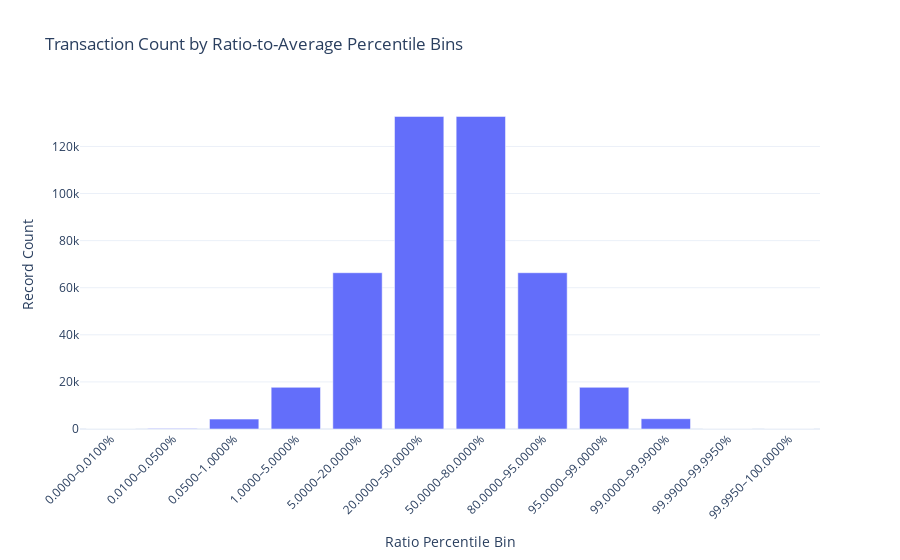

Notebook code for this chart:
### Markdown cell above
Interestingly there are some transactions that have a very high and very low ratio of transaction amount to the average transaction amount for that merchant and MCC code. This could indicate potential anomalies or unusual spending patterns.

### Code cell
# Define your percentiles
percentiles = [0, 0.0001, 0.0005, 0.01, 0.05, 0.2, 0.5, 0.8, 0.95, 0.99, 0.9999, 0.99995, 1.0]

# Generate human-readable bin labels
bin_labels = [
    f"{percentiles[i]*100:.4f}–{percentiles[i+1]*100:.4f}%"
    for i in range(len(percentiles) - 1)
]

# Create the binned variable on df1
df1['ratio_bin'] = pd.qcut(
    df1['ratio_to_vendor_mcc_avg'],
    q=percentiles,
    labels=bin_labels
)

# Count number of records in each bin
bin_counts = (
    df1['ratio_bin']
    .value_counts()
    .sort_index()
    .reset_index(name='count')
    .rename(columns={'index': 'ratio_bin'})
)

# Plot with Plotly
fig = px.bar(
    bin_counts,
    x='ratio_bin',
    y='count',
    title='Transaction Count by Ratio-to-Average Percentile Bins',
    labels={'ratio_bin': 'Ratio Percentile Bin', 'count': 'Record Count'},
    template='plotly_white'
)

fig.update_layout(xaxis_tickangle=-45)
fig.show()


print("\n---------------------------\n")
print("The ratio bins and their statistics in the ratio to vendor mcc average:")
display(df1.groupby('ratio_bin')['ratio_to_vendor_mcc_avg'].agg(['count', 'min', 'max']).reset_index())

print("\n---------------------------\n")
print("The extremely low ratios:")
display(df1[df1['ratio_to_vendor_mcc_avg'] < 0].sort_values('ratio_to_vendor_mcc_avg', ascending=True).head())

print("\n---------------------------\n")
print("The extremely high ratios:")
display(df1[df1['ratio_to_vendor_mcc_avg'] > 100].sort_values('ratio_to_vendor_mcc_avg', ascending=False).head())

### Figure 1 — Plotly figure (JSON) as saved in the notebook; plotly's stock layout.template omitted (floating-point values rounded to 4 significant figures)
{"data": [{"hovertemplate": "Ratio Percentile Bin=%{x}<br>Record Count=%{y}<extra></extra>", "legendgroup": "", "marker": {"color": "#636efa", "pattern": {"shape": ""}}, "name": "", "orientation": "v", "showlegend": false, "textposition": "auto", "type": "bar", "x": ["0.0000–0.0100%", "0.0100–0.0500%", "0.0500–1.0000%", "1.0000–5.0000%", "5.0000–20.0000%", "20.0000–50.0000%", "50.0000–80.0000%", "80.0000–95.0000%", "95.0000–99.0000%", "99.0000–99.9900%", "99.9900–99.9950%", "99.9950–100.0000%"], "xaxis": "x", "y": [45, 177, 4203, 17698, 66369, 132738, 132736, 66369, 17698, 4380, 22, 23], "yaxis": "y"}], "layout": {"barmode": "relative", "legend": {"tracegroupgap": 0}, "title": {"text": "Transaction Count by Ratio-to-Average Percentile Bins"}, "xaxis": {"anchor": "y", "domain": [0, 1], "tickangle": -45, "title": {"text": "Ratio Percentile Bin"}}, "yaxis": {"anchor": "x", "domain": [0, 1], "title": {"text": "Record Count"}}}}
